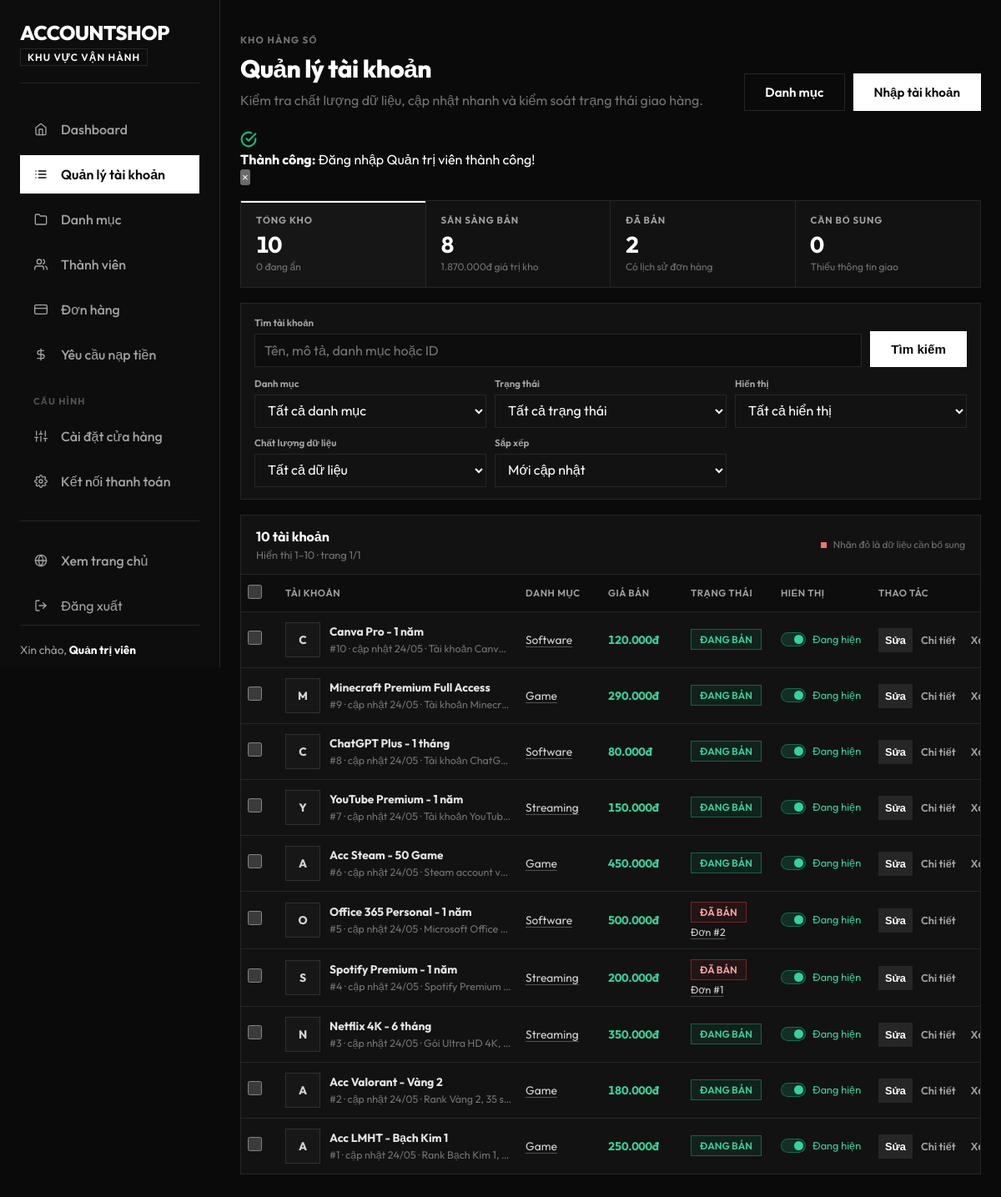
/admin/crud/accounts/list.php (signed in), run on an earlier commit of the app's database.
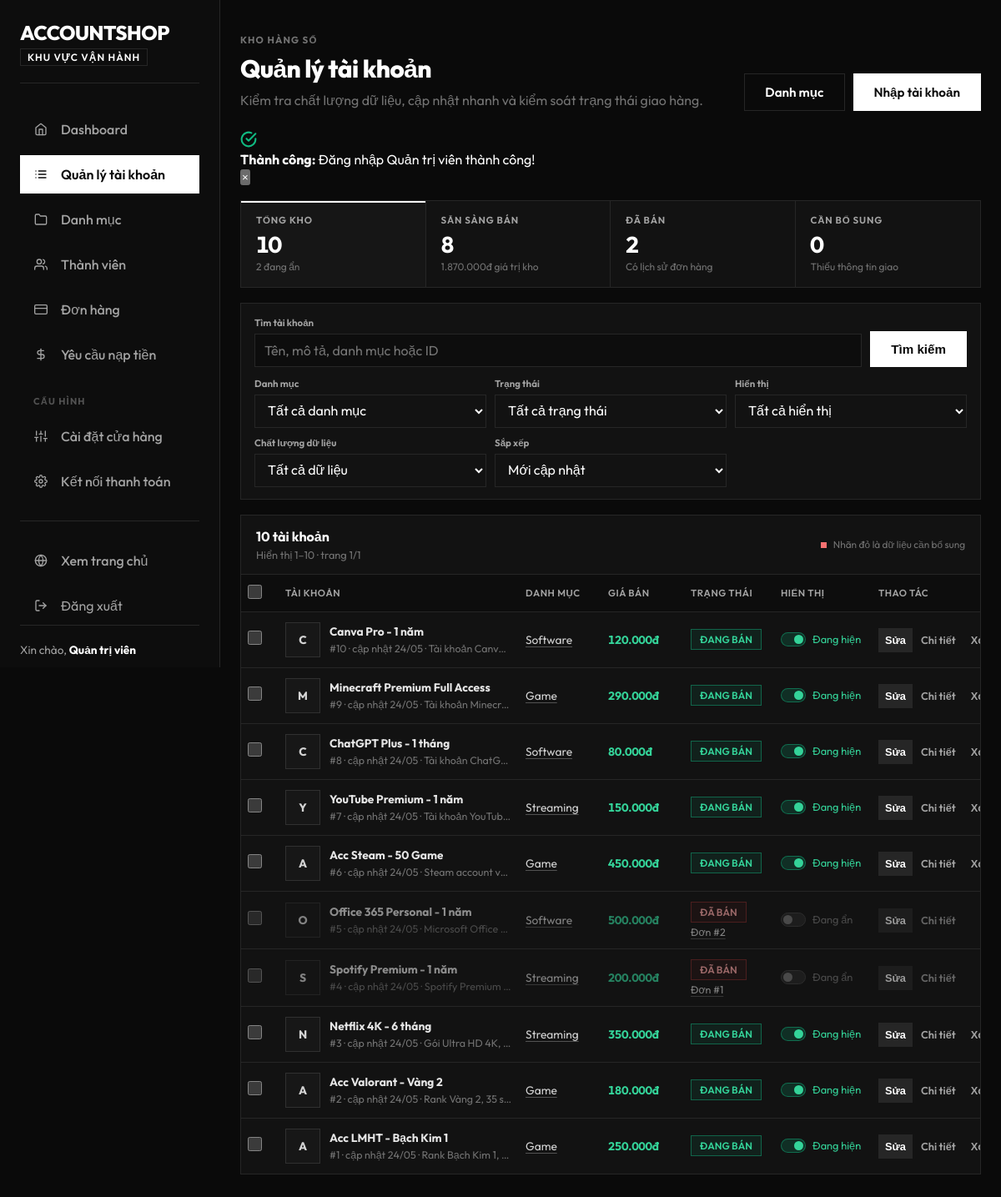
And on a later commit of the database.
### tables this page shows
CREATE TABLE accounts (
  id INT AUTO_INCREMENT PRIMARY KEY,
  name VARCHAR(200) NOT NULL,
  description TEXT,
  price DECIMAL(15,0) NOT NULL DEFAULT 0,
  category_id INT DEFAULT NULL,
  image VARCHAR(255) DEFAULT NULL,
  account_detail TEXT DEFAULT NULL COMMENT 'Thông tin đăng nhập',
  status ENUM('available', 'sold') DEFAULT 'available',
  hidden TINYINT(1) NOT NULL DEFAULT 0 COMMENT 'Ẩn sản phẩm khỏi trang chủ',
  created_at DATETIME DEFAULT CURRENT_TIMESTAMP,
  updated_at DATETIME DEFAULT CURRENT_TIMESTAMP ON UPDATE CURRENT_TIMESTAMP,
  FOREIGN KEY (category_id) REFERENCES categories(id) ON DELETE SET NULL
);

CREATE TABLE categories (
  id INT AUTO_INCREMENT PRIMARY KEY,
  name VARCHAR(100) NOT NULL,
  description TEXT,
  created_at DATETIME DEFAULT CURRENT_TIMESTAMP
);

### includes/settings.php (called while the page is built, shortened)
<?php
function load_app_settings(PDO $pdo): array
{
    $rows = $pdo->query('SELECT setting_key, setting_value FROM settings')->fetchAll();
    $settings = [];
    foreach ($rows as $row) {
        $settings[$row['setting_key']] = $row['setting_value'];
    }
    return $settings;
}
function app_setting(string $key, $default = null)
{
    global $settingsMap;
    return array_key_exists($key, $settingsMap ?? []) ? $settingsMap[$key] : $default;
}
function app_setting_int(string $key, int $default, int $minimum = 0, ?int $maximum = null): int
{
    $value = filter_var(app_setting($key, $default), FILTER_VALIDATE_INT);
    $value = $value === false ? $default : $value;
    $value = max($minimum, $value);
    return $maximum === null ? $value : min($maximum, $value);
}

### config/db.php (called while the page is built, shortened)
<?php
require_once __DIR__ . '/../includes/settings.php';
$host = getenv('DB_HOST') ?: 'localhost';
$port = getenv('DB_PORT') ?: '3306';
$dbname = getenv('DB_NAME') ?: 'account_shop';
$username = getenv('DB_USER') ?: 'root';
$password = getenv('DB_PASS') !== false ? getenv('DB_PASS') : '';
try {
    $pdo = new PDO("mysql:host=$host;port=$port;dbname=$dbname;charset=utf8mb4", $username, $password);
    $pdo->setAttribute(PDO::ATTR_ERRMODE, PDO::ERRMODE_EXCEPTION);
    $pdo->setAttribute(PDO::ATTR_DEFAULT_FETCH_MODE, PDO::FETCH_ASSOC);
    try {
        $settingsMap = load_app_settings($pdo);
    } catch (Exception $e) {
        $settingsMap = [];
    }
} catch (PDOException $e) {
    error_log('Database connection failed: ' . $e->getMessage());
    http_response_code(503);
    die('Hệ thống đang bảo trì kết nối dữ liệu. Vui lòng thử lại sau.');
}
?>

### admin/config/db.php (called while the page is built)
<?php
require_once __DIR__ . '/../../config/db.php';
?>

### admin/crud/accounts/accounts.php (called while the page is built, shortened)
<?php
require_once __DIR__ . '/../../config/db.php';
function getManagedAccounts(PDO $pdo, array $filters, int $limit, int $offset): array
{
    $where = [];
    $params = [];
    $health = $filters['health'] ?? 'all';
    $whereSql = $where ? ' WHERE ' . implode(' AND ', $where) : '';
    $fromSql =
        ' FROM accounts a
          LEFT JOIN categories c ON c.id = a.category_id
          LEFT JOIN (SELECT account_id, MAX(id) AS order_id FROM orders GROUP BY account_id) o ON o.account_id = a.id';
    $sortOptions = [
        'newest' => 'COALESCE(a.updated_at, a.created_at) DESC, a.id DESC',
        'oldest' => 'a.created_at ASC, a.id ASC',
        'price_desc' => 'a.price DESC, a.id DESC',
        'price_asc' => 'a.price ASC, a.id DESC',
        'name' => 'a.name ASC, a.id DESC',
    ];
    $orderSql = $sortOptions[$filters['sort'] ?? 'newest'] ?? $sortOptions['newest'];
    $countStmt = $pdo->prepare('SELECT COUNT(*)' . $fromSql . $whereSql);
    $countStmt->execute($params);
    $total = (int) $countStmt->fetchColumn();
    $stmt = $pdo->prepare(
        'SELECT a.*, c.name AS category_name, o.order_id' . $fromSql .
        $whereSql . ' ORDER BY ' . $orderSql . ' LIMIT ' . $limit . ' OFFSET ' . $offset
    );
    $stmt->execute($params);
    return ['rows' => $stmt->fetchAll(), 'total' => $total];
}
?>

### admin/crud/accounts/list.php (the view, shortened to what the rows shown need)
<?php
require_once __DIR__ . '/accounts.php';
$requestedStatus = $_GET['status'] ?? 'all';
$requestedVisibility = $_GET['visibility'] ?? 'all';
$requestedHealth = $_GET['health'] ?? 'all';
$requestedSort = $_GET['sort'] ?? 'newest';
$status = in_array($requestedStatus, ['all', 'available', 'sold'], true) ? $requestedStatus : 'all';
$visibility = in_array($requestedVisibility, ['all', 'visible', 'hidden'], true) ? $requestedVisibility : 'all';
$health = in_array($requestedHealth, ['all', 'missing_details', 'missing_image', 'unclassified'], true) ? $requestedHealth : 'all';
$sort = in_array($requestedSort, ['newest', 'oldest', 'price_desc', 'price_asc', 'name'], true) ? $requestedSort : 'newest';
$category = max(0, (int) ($_GET['category'] ?? 0));
$search = trim($_GET['search'] ?? '');
$page = max(1, (int) ($_GET['page'] ?? 1));
$pageSize = app_setting_int('admin_page_size', 20, 10, 100);
$filters = compact('status', 'visibility', 'health', 'sort', 'category', 'search');
$result = getManagedAccounts($pdo, $filters, $pageSize, ($page - 1) * $pageSize);
$accounts = $result['rows'];
$inventoryUrl = static function (array $overrides = []) use ($search, $category, $status, $visibility, $health, $sort): string {
    $query = array_merge(['search' => $search, 'category' => $category ?: '', 'status' => $status, 'visibility' => $visibility, 'health' => $health, 'sort' => $sort], $overrides);
    $query = array_filter($query, static fn($value) => $value !== '' && $value !== null);
    return 'list.php?' . http_build_query($query);
};
?>
<!DOCTYPE html>
<html lang="vi">
<head>
    <link rel="stylesheet" href="../../../assets/admin/css/admin.css?v=<?= filemtime(__DIR__ . '/../../../assets/admin/css/admin.css') ?>">
</head>
<body>
<div class="admin-layout">
    <main class="main-content">
        <header class="topbar admin-page-heading inventory-heading">
            <div><span class="eyebrow">Kho hàng số</span><h1>Quản lý tài khoản</h1><p>Kiểm tra chất lượng dữ liệu, cập nhật nhanh và kiểm soát trạng thái giao hàng.</p></div>
        </header>
        <div class="content-body inventory-content">
            <section class="table-card inventory-table-card">
                <div class="table-card-header inventory-table-header"><div><h2><?= number_format($result['total']) ?> tài khoản</h2></div></div>
                <div class="table-scroll">
                    <table class="data-table inventory-table">
                        <thead><tr><th><input type="checkbox" id="selectAll" aria-label="Chọn tất cả trên trang"></th><th>Tài khoản</th><th>Danh mục</th><th>Giá bán</th><th>Trạng thái</th><th>Hiển thị</th><th>Thao tác</th></tr></thead>
                        <tbody>
                        <?php foreach ($accounts as $account): ?>
                            <?php $missingDetails = $account['status'] === 'available' && trim((string) ($account['account_detail'] ?? '')) === ''; $initial = mb_strtoupper(mb_substr($account['name'], 0, 1, 'UTF-8'), 'UTF-8'); ?>
                            <tr class="<?= $account['hidden'] ? 'row-muted' : '' ?> <?= $missingDetails ? 'row-needs-attention' : '' ?>" data-row-id="<?= $account['id'] ?>">
                                <td><input type="checkbox" class="row-checkbox" value="<?= $account['id'] ?>" aria-label="Chọn <?= htmlspecialchars($account['name']) ?>"></td>
                                <td><div class="inventory-product-cell"><?php if (trim((string) ($account['image'] ?? '')) !== ''): ?><img class="inventory-thumb" src="<?= htmlspecialchars($account['image']) ?>" alt="" loading="lazy"><?php else: ?><span class="inventory-thumb inventory-thumb-fallback"><?= htmlspecialchars($initial) ?></span><?php endif; ?><div class="inventory-product-copy"><strong><?= htmlspecialchars($account['name']) ?></strong><span class="table-subtext">#<?= $account['id'] ?> · cập nhật <?= date('d/m', strtotime($account['updated_at'] ?? $account['created_at'])) ?> · <?= htmlspecialchars(mb_strimwidth(trim((string) ($account['description'] ?? '')), 0, 58, '…', 'UTF-8') ?: 'Chưa có mô tả') ?></span><?php if ($missingDetails): ?><span class="quality-issue">Thiếu thông tin giao</span><?php endif; ?></div></div></td>
                                <td><a class="table-filter-link" href="<?= htmlspecialchars($inventoryUrl(['category' => $account['category_id'] ?: '', 'page' => null])) ?>"><?= htmlspecialchars($account['category_name'] ?? 'Chưa phân loại') ?></a></td>
                                <td class="money-positive"><?= number_format($account['price'], 0, ',', '.') ?>đ</td>
                                <td><span class="badge <?= $account['status'] === 'available' ? 'badge-completed' : 'badge-rejected' ?>"><?= $account['status'] === 'available' ? 'Đang bán' : 'Đã bán' ?></span><?php if ($account['order_id']): ?><a class="table-subtext table-order-link" href="../orders/list.php?search=<?= $account['order_id'] ?>">Đơn #<?= $account['order_id'] ?></a><?php endif; ?></td>
                                <td><button type="button" class="visibility-toggle <?= $account['hidden'] ? '' : 'active' ?>" data-id="<?= $account['id'] ?>" data-hidden="<?= $account['hidden'] ?>" aria-pressed="<?= $account['hidden'] ? 'false' : 'true' ?>"><span></span><?= $account['hidden'] ? 'Đang ẩn' : 'Đang hiện' ?></button></td>
                                <td class="actions inventory-row-actions"><button type="button" class="btn btn-small btn-edit quick-edit-button" aria-label="Sửa nhanh <?= htmlspecialchars($account['name']) ?>" data-id="<?= $account['id'] ?>" data-name="<?= htmlspecialchars($account['name'], ENT_QUOTES) ?>" data-price="<?= (float) $account['price'] ?>" data-category="<?= (int) ($account['category_id'] ?? 0) ?>" data-status="<?= htmlspecialchars($account['status']) ?>" data-hidden="<?= (int) $account['hidden'] ?>" data-has-order="<?= $account['order_id'] ? '1' : '0' ?>">Sửa</button><a href="update.php?id=<?= $account['id'] ?>" class="btn btn-small btn-text">Chi tiết</a><?php if (!$account['order_id']): ?><form method="POST" action="delete.php" class="inline-form" onsubmit="return confirm('Xóa vĩnh viễn tài khoản chưa bán này?')"><?= csrf_field() ?><input type="hidden" name="id" value="<?= $account['id'] ?>"><button type="submit" class="btn btn-small btn-text btn-text-danger">Xóa</button></form><?php endif; ?></td>
                            </tr>
                        <?php endforeach; ?>
                        </tbody>
                    </table>
                </div>
            </section>
        </div>
    </main>
</div>
</body>
</html>

What changed in the data, as far as the page shows it:
changed accounts "Office 365 Personal - 1 năm": hidden "Đang hiện" → "Đang ẩn"
changed accounts "Spotify Premium - 1 năm": hidden "Đang hiện" → "Đang ẩn"
Also different on the page:
$counts['hidden']: "0" → "2"
